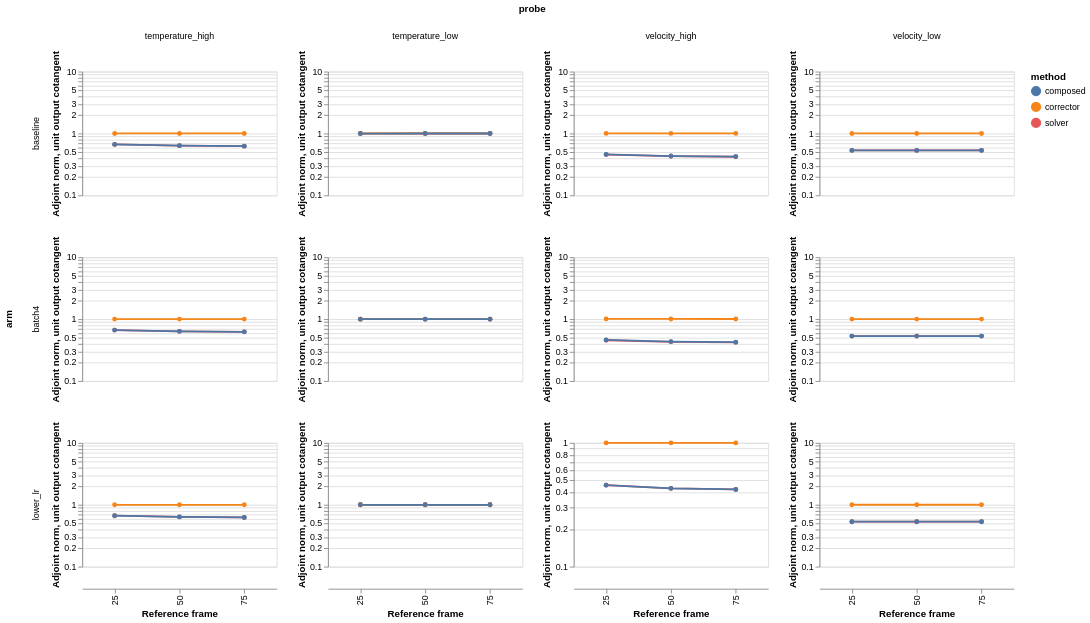

Write the Vega-Lite specification saved for this chart.
### Vega-Lite specification from a JSON file in a GitHub repository (floating-point values rounded to 4 significant figures)
{"config": {"view": {"continuousWidth": 300, "continuousHeight": 300}}, "data": {"values": [{"arm": "baseline", "frame": 25, "probe": "velocity_low", "method": "solver", "norm": 0.5321}, {"arm": "baseline", "frame": 25, "probe": "velocity_low", "method": "corrector", "norm": 1.0}, {"arm": "baseline", "frame": 25, "probe": "velocity_low", "method": "composed", "norm": 0.5321}, {"arm": "baseline", "frame": 25, "probe": "velocity_high", "method": "solver", "norm": 0.4555}, {"arm": "baseline", "frame": 25, "probe": "velocity_high", "method": "corrector", "norm": 1.003}, {"arm": "baseline", "frame": 25, "probe": "velocity_high", "method": "composed", "norm": 0.4585}, {"arm": "baseline", "frame": 25, "probe": "temperature_low", "method": "solver", "norm": 0.9991}, {"arm": "baseline", "frame": 25, "probe": "temperature_low", "method": "corrector", "norm": 1.0}, {"arm": "baseline", "frame": 25, "probe": "temperature_low", "method": "composed", "norm": 0.9991}, {"arm": "baseline", "frame": 25, "probe": "temperature_high", "method": "solver", "norm": 0.6652}, {"arm": "baseline", "frame": 25, "probe": "temperature_high", "method": "corrector", "norm": 1.0}, {"arm": "baseline", "frame": 25, "probe": "temperature_high", "method": "composed", "norm": 0.6652}, {"arm": "baseline", "frame": 50, "probe": "velocity_low", "method": "solver", "norm": 0.532}, {"arm": "baseline", "frame": 50, "probe": "velocity_low", "method": "corrector", "norm": 1.0}, {"arm": "baseline", "frame": 50, "probe": "velocity_low", "method": "composed", "norm": 0.5321}, {"arm": "baseline", "frame": 50, "probe": "velocity_high", "method": "solver", "norm": 0.4291}, {"arm": "baseline", "frame": 50, "probe": "velocity_high", "method": "corrector", "norm": 1.003}, {"arm": "baseline", "frame": 50, "probe": "velocity_high", "method": "composed", "norm": 0.4319}, {"arm": "baseline", "frame": 50, "probe": "temperature_low", "method": "solver", "norm": 0.9991}, {"arm": "baseline", "frame": 50, "probe": "temperature_low", "method": "corrector", "norm": 1.0}, {"arm": "baseline", "frame": 50, "probe": "temperature_low", "method": "composed", "norm": 0.9991}, {"arm": "baseline", "frame": 50, "probe": "temperature_high", "method": "solver", "norm": 0.6356}, {"arm": "baseline", "frame": 50, "probe": "temperature_high", "method": "corrector", "norm": 1.0}, {"arm": "baseline", "frame": 50, "probe": "temperature_high", "method": "composed", "norm": 0.6356}, {"arm": "baseline", "frame": 75, "probe": "velocity_low", "method": "solver", "norm": 0.5322}, {"arm": "baseline", "frame": 75, "probe": "velocity_low", "method": "corrector", "norm": 1.0}, {"arm": "baseline", "frame": 75, "probe": "velocity_low", "method": "composed", "norm": 0.5322}, {"arm": "baseline", "frame": 75, "probe": "velocity_high", "method": "solver", "norm": 0.4207}, {"arm": "baseline", "frame": 75, "probe": "velocity_high", "method": "corrector", "norm": 1.003}, {"arm": "baseline", "frame": 75, "probe": "velocity_high", "method": "composed", "norm": 0.4235}, {"arm": "baseline", "frame": 75, "probe": "temperature_low", "method": "solver", "norm": 0.9991}, {"arm": "baseline", "frame": 75, "probe": "temperature_low", "method": "corrector", "norm": 1.0}, {"arm": "baseline", "frame": 75, "probe": "temperature_low", "method": "composed", "norm": 0.9991}, {"arm": "baseline", "frame": 75, "probe": "temperature_high", "method": "solver", "norm": 0.6236}, {"arm": "baseline", "frame": 75, "probe": "temperature_high", "method": "corrector", "norm": 1.0}, {"arm": "baseline", "frame": 75, "probe": "temperature_high", "method": "composed", "norm": 0.6236}, {"arm": "lower_lr", "frame": 25, "probe": "velocity_low", "method": "solver", "norm": 0.5321}, {"arm": "lower_lr", "frame": 25, "probe": "velocity_low", "method": "corrector", "norm": 1.0}, {"arm": "lower_lr", "frame": 25, "probe": "velocity_low", "method": "composed", "norm": 0.5321}, {"arm": "lower_lr", "frame": 25, "probe": "velocity_high", "method": "solver", "norm": 0.4555}, {"arm": "lower_lr", "frame": 25, "probe": "velocity_high", "method": "corrector", "norm": 0.9998}, {"arm": "lower_lr", "frame": 25, "probe": "velocity_high", "method": "composed", "norm": 0.4551}, {"arm": "lower_lr", "frame": 25, "probe": "temperature_low", "method": "solver", "norm": 0.9991}, {"arm": "lower_lr", "frame": 25, "probe": "temperature_low", "method": "corrector", "norm": 1.0}, {"arm": "lower_lr", "frame": 25, "probe": "temperature_low", "method": "composed", "norm": 0.9991}, {"arm": "lower_lr", "frame": 25, "probe": "temperature_high", "method": "solver", "norm": 0.6652}, {"arm": "lower_lr", "frame": 25, "probe": "temperature_high", "method": "corrector", "norm": 1.0}, {"arm": "lower_lr", "frame": 25, "probe": "temperature_high", "method": "composed", "norm": 0.6652}, {"arm": "lower_lr", "frame": 50, "probe": "velocity_low", "method": "solver", "norm": 0.532}, {"arm": "lower_lr", "frame": 50, "probe": "velocity_low", "method": "corrector", "norm": 1.0}, {"arm": "lower_lr", "frame": 50, "probe": "velocity_low", "method": "composed", "norm": 0.5321}, {"arm": "lower_lr", "frame": 50, "probe": "velocity_high", "method": "solver", "norm": 0.4291}, {"arm": "lower_lr", "frame": 50, "probe": "velocity_high", "method": "corrector", "norm": 0.9998}, {"arm": "lower_lr", "frame": 50, "probe": "velocity_high", "method": "composed", "norm": 0.4288}, {"arm": "lower_lr", "frame": 50, "probe": "temperature_low", "method": "solver", "norm": 0.9991}, {"arm": "lower_lr", "frame": 50, "probe": "temperature_low", "method": "corrector", "norm": 1.0}, {"arm": "lower_lr", "frame": 50, "probe": "temperature_low", "method": "composed", "norm": 0.9991}, {"arm": "lower_lr", "frame": 50, "probe": "temperature_high", "method": "solver", "norm": 0.6356}, {"arm": "lower_lr", "frame": 50, "probe": "temperature_high", "method": "corrector", "norm": 1.0}, {"arm": "lower_lr", "frame": 50, "probe": "temperature_high", "method": "composed", "norm": 0.6356}, {"arm": "lower_lr", "frame": 75, "probe": "velocity_low", "method": "solver", "norm": 0.5322}, {"arm": "lower_lr", "frame": 75, "probe": "velocity_low", "method": "corrector", "norm": 1.0}, {"arm": "lower_lr", "frame": 75, "probe": "velocity_low", "method": "composed", "norm": 0.5323}, {"arm": "lower_lr", "frame": 75, "probe": "velocity_high", "method": "solver", "norm": 0.4207}, {"arm": "lower_lr", "frame": 75, "probe": "velocity_high", "method": "corrector", "norm": 0.9999}, {"arm": "lower_lr", "frame": 75, "probe": "velocity_high", "method": "composed", "norm": 0.4204}, {"arm": "lower_lr", "frame": 75, "probe": "temperature_low", "method": "solver", "norm": 0.9991}, {"arm": "lower_lr", "frame": 75, "probe": "temperature_low", "method": "corrector", "norm": 1.0}, {"arm": "lower_lr", "frame": 75, "probe": "temperature_low", "method": "composed", "norm": 0.9991}, {"arm": "lower_lr", "frame": 75, "probe": "temperature_high", "method": "solver", "norm": 0.6236}, {"arm": "lower_lr", "frame": 75, "probe": "temperature_high", "method": "corrector", "norm": 1.0}, {"arm": "lower_lr", "frame": 75, "probe": "temperature_high", "method": "composed", "norm": 0.6236}, {"arm": "batch4", "frame": 25, "probe": "velocity_low", "method": "solver", "norm": 0.5321}, {"arm": "batch4", "frame": 25, "probe": "velocity_low", "method": "corrector", "norm": 1.0}, {"arm": "batch4", "frame": 25, "probe": "velocity_low", "method": "composed", "norm": 0.5322}, {"arm": "batch4", "frame": 25, "probe": "velocity_high", "method": "solver", "norm": 0.4555}, {"arm": "batch4", "frame": 25, "probe": "velocity_high", "method": "corrector", "norm": 1.007}, {"arm": "batch4", "frame": 25, "probe": "velocity_high", "method": "composed", "norm": 0.4616}, {"arm": "batch4", "frame": 25, "probe": "temperature_low", "method": "solver", "norm": 0.9991}, {"arm": "batch4", "frame": 25, "probe": "temperature_low", "method": "corrector", "norm": 1.0}, {"arm": "batch4", "frame": 25, "probe": "temperature_low", "method": "composed", "norm": 0.9991}, {"arm": "batch4", "frame": 25, "probe": "temperature_high", "method": "solver", "norm": 0.6652}, {"arm": "batch4", "frame": 25, "probe": "temperature_high", "method": "corrector", "norm": 1.0}, {"arm": "batch4", "frame": 25, "probe": "temperature_high", "method": "composed", "norm": 0.6652}, {"arm": "batch4", "frame": 50, "probe": "velocity_low", "method": "solver", "norm": 0.532}, {"arm": "batch4", "frame": 50, "probe": "velocity_low", "method": "corrector", "norm": 1.0}, {"arm": "batch4", "frame": 50, "probe": "velocity_low", "method": "composed", "norm": 0.5321}, {"arm": "batch4", "frame": 50, "probe": "velocity_high", "method": "solver", "norm": 0.4291}, {"arm": "batch4", "frame": 50, "probe": "velocity_high", "method": "corrector", "norm": 1.005}, {"arm": "batch4", "frame": 50, "probe": "velocity_high", "method": "composed", "norm": 0.434}, {"arm": "batch4", "frame": 50, "probe": "temperature_low", "method": "solver", "norm": 0.9991}, {"arm": "batch4", "frame": 50, "probe": "temperature_low", "method": "corrector", "norm": 1.0}, {"arm": "batch4", "frame": 50, "probe": "temperature_low", "method": "composed", "norm": 0.9991}, {"arm": "batch4", "frame": 50, "probe": "temperature_high", "method": "solver", "norm": 0.6356}, {"arm": "batch4", "frame": 50, "probe": "temperature_high", "method": "corrector", "norm": 1.0}, {"arm": "batch4", "frame": 50, "probe": "temperature_high", "method": "composed", "norm": 0.6356}, {"arm": "batch4", "frame": 75, "probe": "velocity_low", "method": "solver", "norm": 0.5322}, {"arm": "batch4", "frame": 75, "probe": "velocity_low", "method": "corrector", "norm": 1.0}, {"arm": "batch4", "frame": 75, "probe": "velocity_low", "method": "composed", "norm": 0.5323}, {"arm": "batch4", "frame": 75, "probe": "velocity_high", "method": "solver", "norm": 0.4207}, {"arm": "batch4", "frame": 75, "probe": "velocity_high", "method": "corrector", "norm": 1.005}, {"arm": "batch4", "frame": 75, "probe": "velocity_high", "method": "composed", "norm": 0.4252}, {"arm": "batch4", "frame": 75, "probe": "temperature_low", "method": "solver", "norm": 0.9991}, {"arm": "batch4", "frame": 75, "probe": "temperature_low", "method": "corrector", "norm": 1.0}, {"arm": "batch4", "frame": 75, "probe": "temperature_low", "method": "composed", "norm": 0.9991}, {"arm": "batch4", "frame": 75, "probe": "temperature_high", "method": "solver", "norm": 0.6236}, {"arm": "batch4", "frame": 75, "probe": "temperature_high", "method": "corrector", "norm": 1.0}, {"arm": "batch4", "frame": 75, "probe": "temperature_high", "method": "composed", "norm": 0.6236}]}, "facet": {"column": {"field": "probe", "type": "nominal"}, "row": {"field": "arm", "type": "nominal"}}, "spec": {"mark": {"type": "line", "point": true}, "encoding": {"color": {"field": "method", "type": "nominal"}, "tooltip": [{"field": "arm", "type": "nominal"}, {"field": "probe", "type": "nominal"}, {"field": "frame", "type": "quantitative"}, {"field": "method", "type": "nominal"}, {"field": "norm", "type": "quantitative"}], "x": {"field": "frame", "title": "Reference frame", "type": "ordinal"}, "y": {"field": "norm", "scale": {"type": "log"}, "title": "Adjoint norm, unit output cotangent", "type": "quantitative"}}, "height": 140, "width": 220}, "resolve": {"scale": {"y": "independent"}}, "$schema": "https://vega.github.io/schema/vega-lite/v6.4.1.json"}
